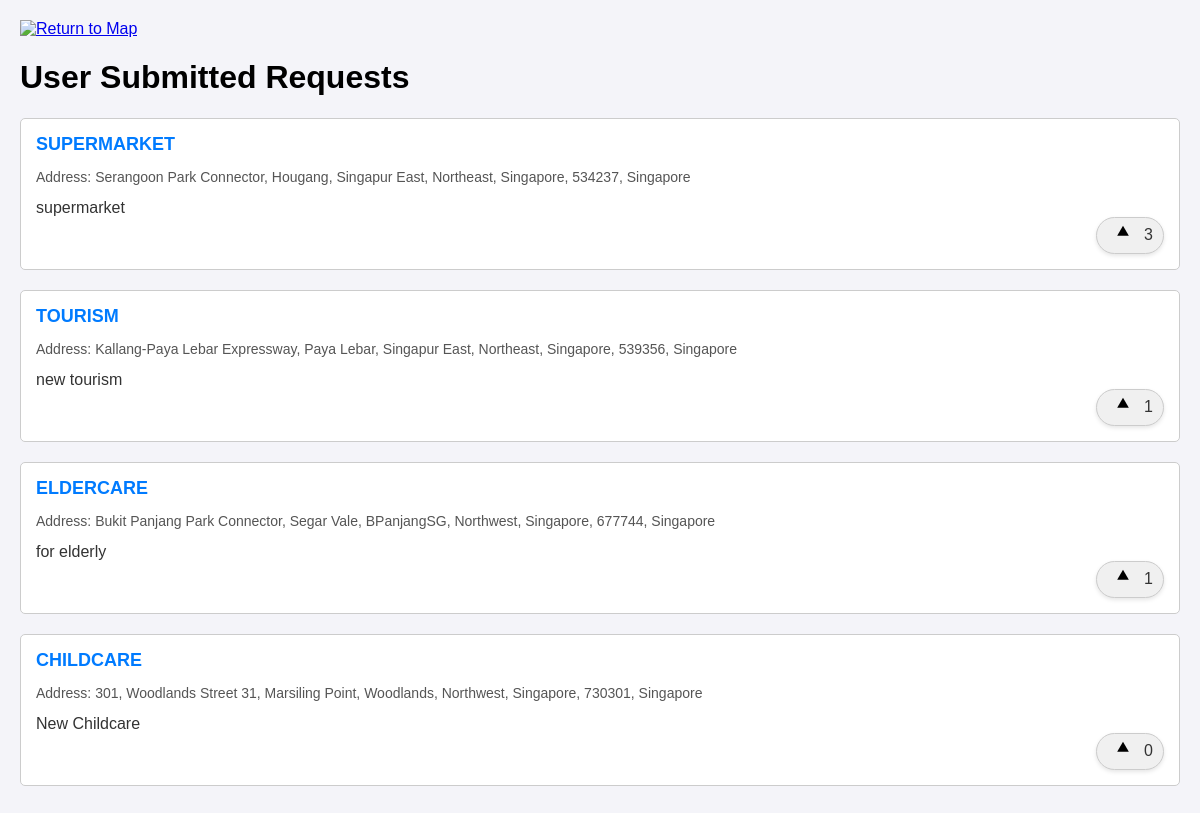
The page /map/results/ on the database as committed earlier.
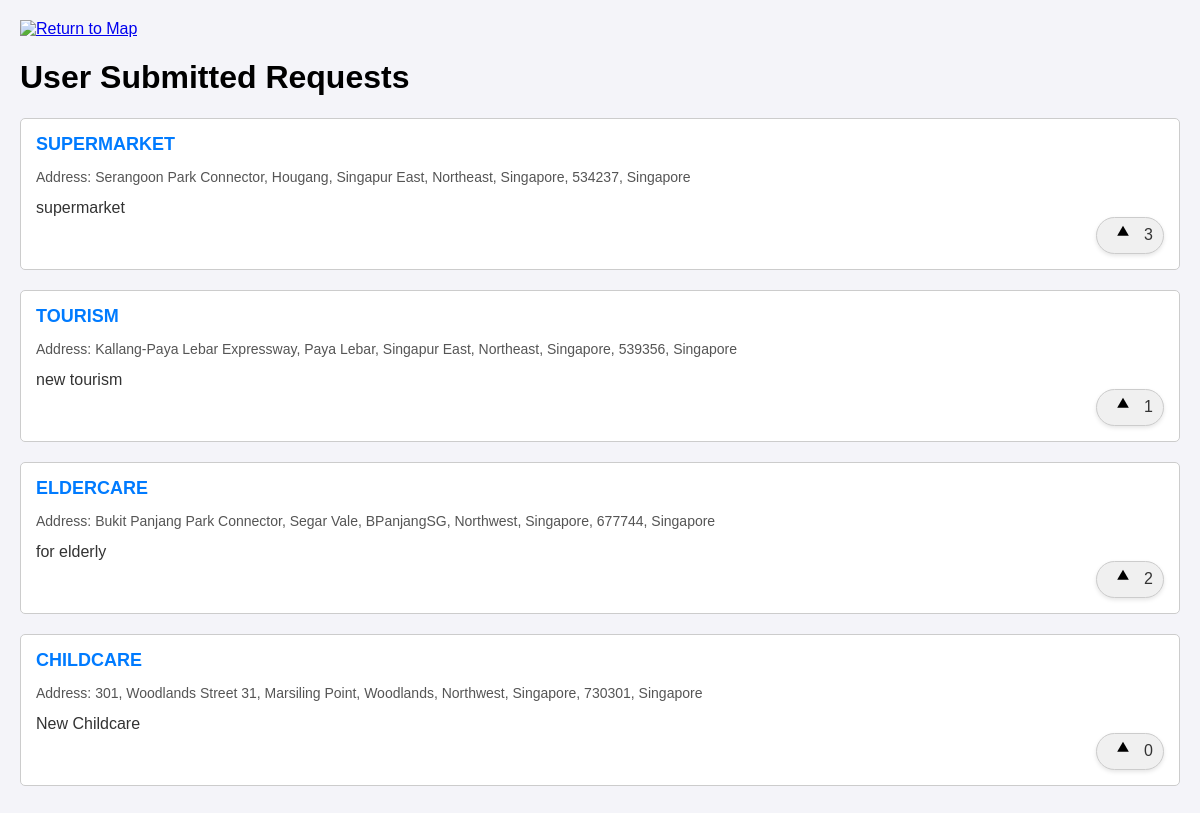
The same page on the database as committed later.
### mappage/models.py (models this page shows, shortened)
class location(models.Model):
    latitude = models.FloatField()
    longitude = models.FloatField()
    address = models.CharField(max_length=500, blank=True, null=True)
    amenity = models.CharField(max_length=100)
    description = models.TextField()
    upvoteCount = models.IntegerField(default=0)

### mappage/views.py (the view)
# urls.py: path('results/', views.results_view, name='results'),
def results_view(request):
    result = location_controller.get_all_locations_for_display()
    return render(request, 'results.html', {'locations': result['locations']})

### mappage/services.py (called while the page is built)
    def get_all_locations(self) -> List[location]:
        return location.objects.all()

    def get_all_locations_for_display(self) -> Dict[str, Any]:
        locations = self.location_service.get_all_locations()
        return {
            'locations': locations,
            'count': len(locations)
        }

### mappage/templates/results.html (shortened to what this page needs)
<!DOCTYPE html>
<html lang="en">
<head>
</head>
<body>
  <div class="map-container">
    <a href="{% url 'mappage' %}" class="return-logo">
    <img src="https://img.icons8.com/ios-filled/50/000000/left.png" alt="Return to Map">
    </a>
  </div>
  <h1>User Submitted Requests</h1>
  {% for loc in locations %}
  <div class="thread">
    <div class="thread-title">{{ loc.amenity|upper }}</div>
    <div class="thread-meta"><p>Address: {{ loc.address|default:"Address not available" }}</p></div>
    <div class="thread-content">{{ loc.description }}</div>
    <form class="vote-form" action="{% url 'upvote_location' loc.id %}" method="POST">
      <div class="vote-bubble">
        <button type="submit">
          <svg xmlns="http://www.w3.org/2000/svg" viewBox="0 0 24 24">
            <path d="M12 2l7 12H5z"/>
          </svg>
        </button>
        <span class="vote-count">{{ loc.upvoteCount }}</span>
      </div>
    </form>
  </div>
  {% endfor %}
</body>
</html>

Rows that differ between the two databases and show on the page:
changed location "ELDERCARE": upvoteCount "1" → "2"
